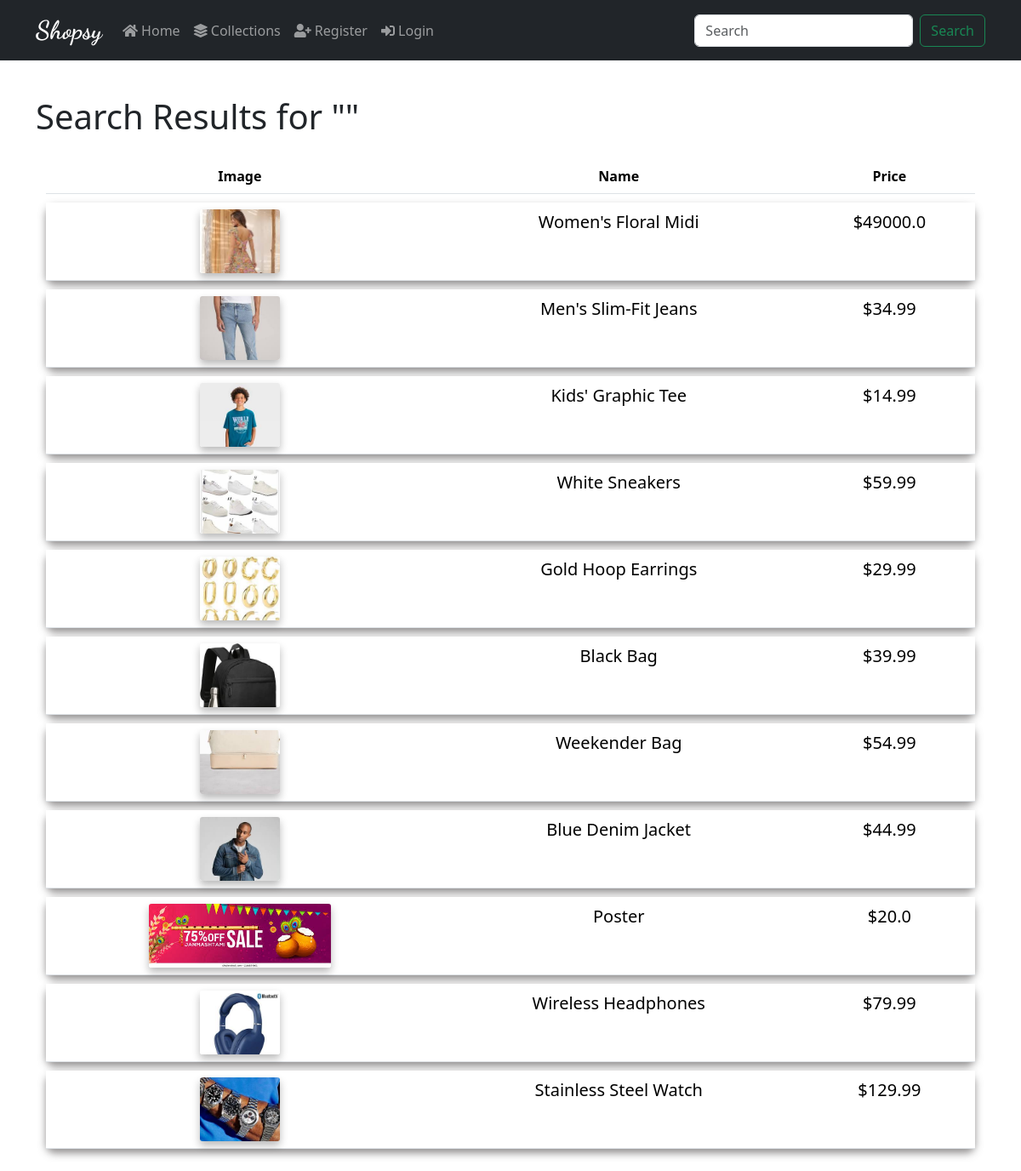
The app's page /search/ with its own data.
### webApp/models.py (models this page shows, shortened)
class Product(models.Model):
    category=models.ForeignKey(Category,on_delete=models.CASCADE)
    name=models.CharField(max_length=100,null=False,blank=False)
    image=models.ImageField(upload_to=get_file,null=False,blank=False)
    description=models.TextField(max_length=500,null=False,blank=False)
    status=models.BooleanField(default=False,help_text='0-show , 1-hidden')
    trending=models.BooleanField(default=False,help_text='0-show , 1-hidden')
    created_at=models.DateTimeField(auto_now_add=True)
    vendor = models.CharField(max_length=100,null=False,blank=False)
    quantity=models.IntegerField(null=False,blank=False)
    selling_price=models.FloatField(null=False,blank=False)
    original_price=models.FloatField(null=False,blank=False)

### webApp/views.py (the view)
# urls.py: path('search/', views.search_view, name='search_view'),
def search_view(request):
    query = request.GET.get('q', '')
    categories = Category.objects.filter(name__icontains=query)
    if categories.exists():
        category_products = Product.objects.filter(category__in=categories)
        return render(request, 'search_result.html', {'results': category_products,'query':query})
    else:
        products = Product.objects.filter(name__icontains=query)
        return render(request, 'search_result.html', {'results': products,'query':query})

### webApp/models.py (called while the page is built)
    def __str__(self):
        return self.name

### webApp/templates/search_result.html (shortened to what this page needs)
{% extends "layouts/index.html" %}
{% block body %}
<div class="body" style="margin-top: 3cm;">
    <h1>Search Results for "{{query}}"</h1>
    {% if results %}
    <table class="table container" style="border-collapse: separate; border-spacing: 0 10px;">
        <tr style=" text-align: center;">
          <th>Image</th>
          <th>Name</th>
          <th> Price</th>
        </tr>
        <ul>
            {% for f in results %}
            <tr style="text-align: center;" class="item-row">
                <td><a href="{% url 'product' f.category f.name %}"><img src="{{f.image.url}}" alt="{{f.product.name}}" height="75px"></a></td>
                <td><a href="{% url 'product' f.category f.name %}" class="ttext">{{f.name}}</a></td>
                <td><a href="{% url 'product' f.category f.name %}" class="ttext">$<span class="unit-price">{{f.selling_price}}</span></a></td>
            </tr>
            {% endfor %}
        </ul>
    {% else %}
        <p>No results found.</p>
    {% endif %}
</div>
{% endblock body %}

### webApp/templates/search_result.html (style rules this page uses)
.item-row { height: 2cm; font-size: 20px; background-color: #ffffffc7; border-radius: 10px; box-shadow: 0px 5px 10px rgba(112, 109, 109, 0.76); transition: all 0.2s ease-in-out; cursor: pointer; }
.ttext { text-decoration: none; color: black; }
img { background-color: #ffffffc7; border-radius: 3px; box-shadow: 0px 5px 10px rgba(14, 14, 14, 0.288); }

### records on screen
Product: image (picture), name "Women's Floral Midi", selling_price "49000.0"
Product: image (picture), name "Men's Slim-Fit Jeans", selling_price "34.99"
Product: image (picture), name "Kids' Graphic Tee", selling_price "14.99"
Product: image (picture), name "White Sneakers", selling_price "59.99"
Product: image (picture), name "Gold Hoop Earrings", selling_price "29.99"
Product: image (picture), name "Black Bag", selling_price "39.99"
Product: image (picture), name "Weekender Bag", selling_price "54.99"
Product: image (picture), name "Blue Denim Jacket", selling_price "44.99"
Product: image (picture), name "Poster", selling_price "20.0"
Product: image (picture), name "Wireless Headphones", selling_price "79.99"
Product: image (picture), name "Stainless Steel Watch", selling_price "129.99"
